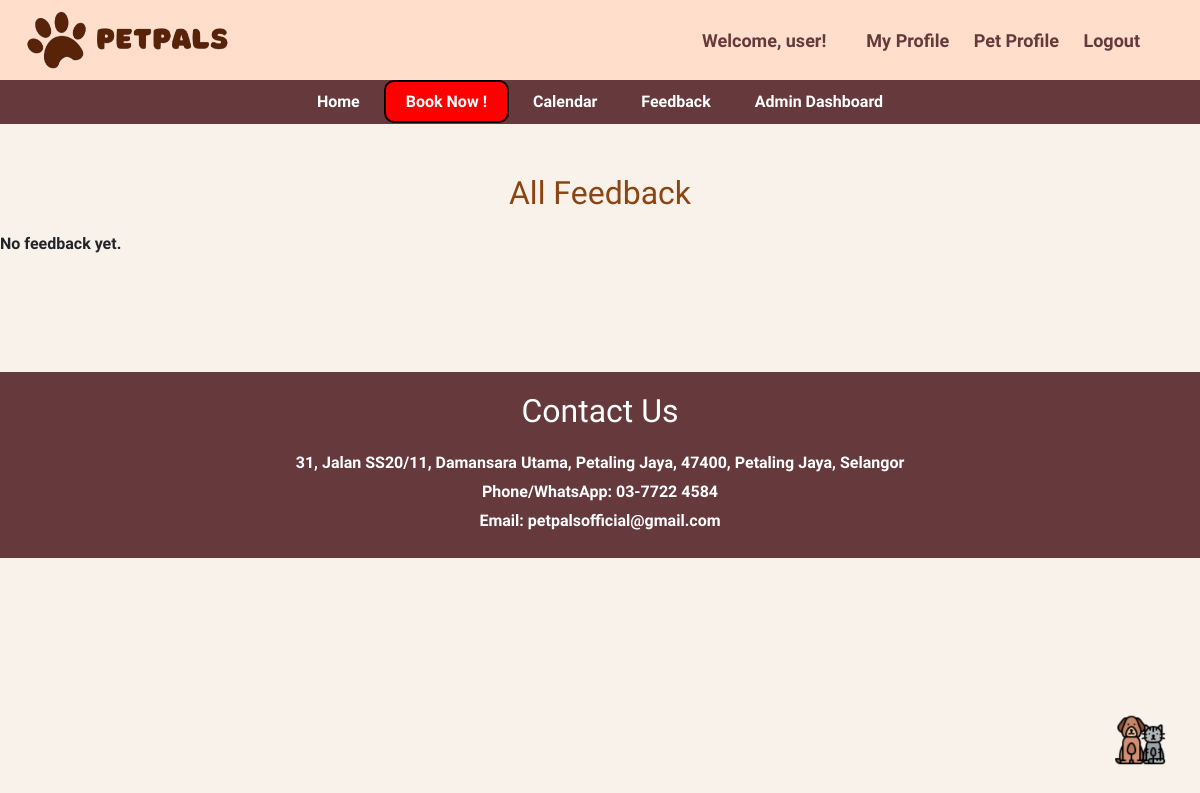
/feedback/ (signed in), run on an earlier commit of the app's database.
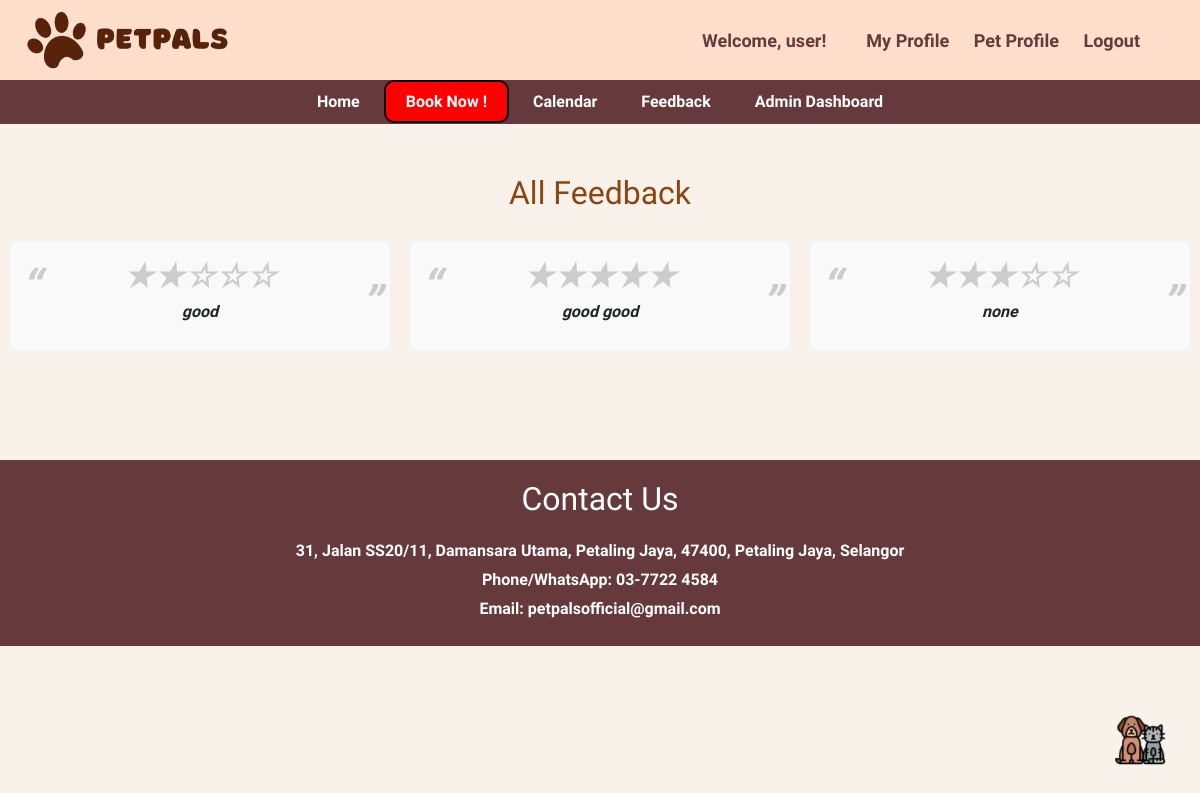
And on a later commit of the database.
### main/models.py (models this page shows, shortened)
class Feedback(models.Model):
    rating = models.IntegerField()
    comment = models.TextField(blank=True, null=True)

### main/views.py (the view, shortened to what this page needs)
# urls.py: path('feedback/', views.feedback, name='feedback'),
def feedback(request):
    feedback = Feedback.objects.all()
    feedback = Feedback.objects.all()
    return render(request, 'feedback.html',{'feedback': feedback})

### main/templates/feedback.html (shortened to what this page needs)
{% extends 'base.html' %}
{% load static %}
{% block content %}
<!DOCTYPE html>
<html lang="en">
<head>
</head>
<body>
{% if request.user.is_staff %}
    <div class="feedback-list">
        <h2>All Feedback</h2>
        <div class="feedback-items">
            {% for feedback in feedback %}
                <div class="feedback-item">
                    <div class="star-display">
                        {% for i in "12345" %}
                            {% if i <= feedback.rating|stringformat:"s" %}
                                <span class="star">&#9733;</span>
                            {% else %}
                                <span class="star">&#9734;</span>
                            {% endif %}
                        {% endfor %}
                    </div>
                    <p>{{ feedback.comment }}</p>
                </div>
            {% empty %}
                <p>No feedback yet.</p>
            {% endfor %}
        </div>
    </div>
{% endif %}
</body>
</html>
{% endblock %}

What changed in the data, as far as the page shows it:
added Feedback: rating 2 (drawn), comment "good"
added Feedback: rating 5 (drawn), comment "good good"
added Feedback: rating 3 (drawn), comment "none"
Also different on the page:
text no longer shown: "No feedback yet."
